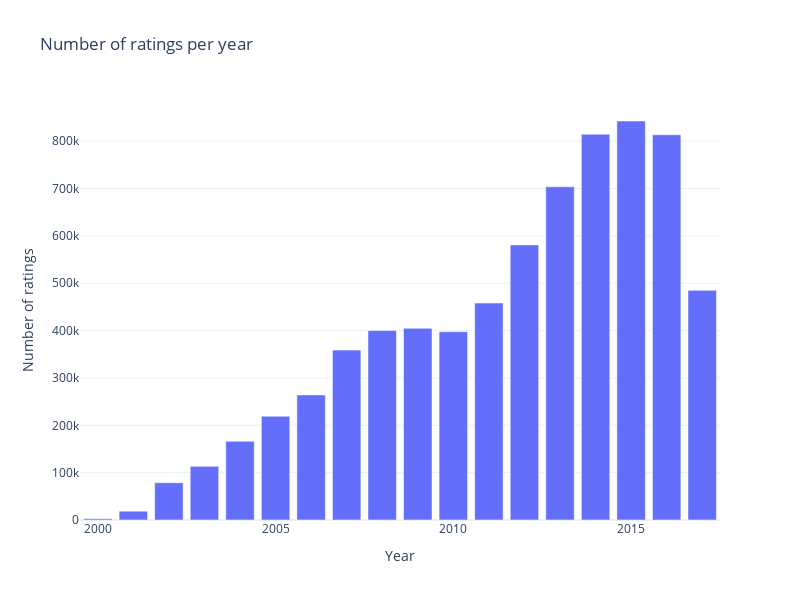

Notebook cell for this chart:
### Markdown cell above
Finally just review the temporal evolution of our data.

### Code cell
year_grouping = df_ratings_no_text.groupby(df_ratings_no_text['date'].dt.year).size().reset_index(name='count').rename(columns={'date': 'Year', 'count': 'Number of ratings'})
px.bar(year_grouping, x='Year', y='Number of ratings', title=f'Number of ratings per year').show()

### Figure 1 — Plotly figure (JSON) as saved in the notebook; plotly's stock layout.template omitted (floating-point values rounded to 4 significant figures)
{"data": [{"alignmentgroup": "True", "hovertemplate": "Year=%{x}<br>Number of ratings=%{y}<extra></extra>", "legendgroup": "", "marker": {"color": "#636efa", "pattern": {"shape": ""}}, "name": "", "offsetgroup": "", "orientation": "v", "showlegend": false, "textposition": "auto", "type": "bar", "x": [2000, 2001, 2002, 2003, 2004, 2005, 2006, 2007, 2008, 2009, 2010, 2011, 2012, 2013, 2014, 2015, 2016, 2017], "xaxis": "x", "y": [2694, 18572, 78766, 113425, 166266, 219134, 264120, 358794, 400291, 404951, 397754, 458162, 580999, 703815, 814683, 842672, 813573, 485115], "yaxis": "y"}], "layout": {"barmode": "relative", "height": 600, "legend": {"tracegroupgap": 0}, "title": {"text": "Number of ratings per year"}, "width": 800, "xaxis": {"anchor": "y", "domain": [0, 1], "title": {"text": "Year"}}, "yaxis": {"anchor": "x", "domain": [0, 1], "title": {"text": "Number of ratings"}}}}
